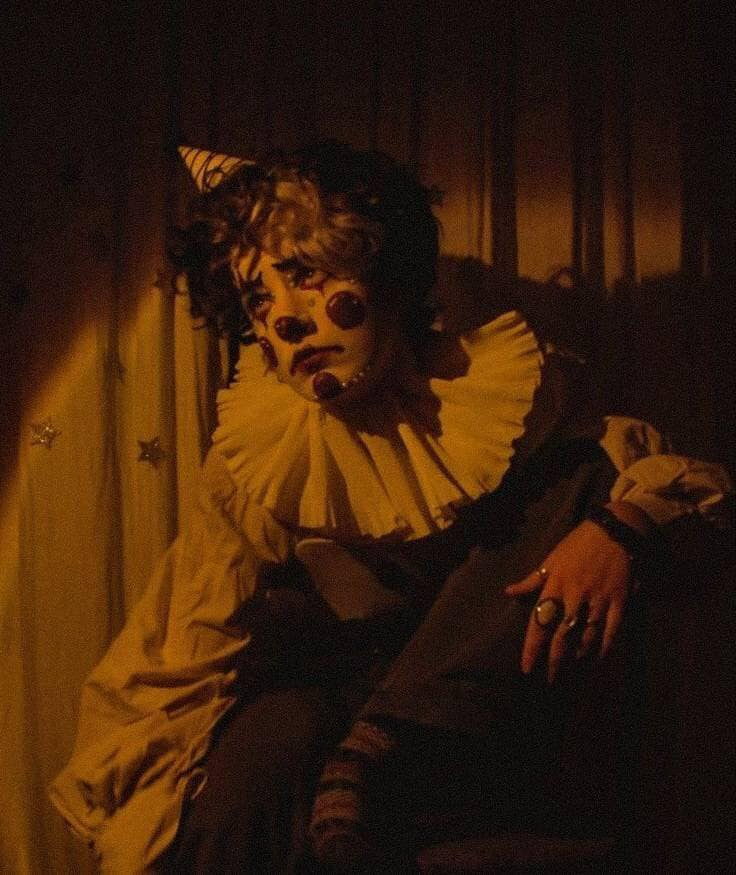
#> input picture EXAMEN/mi.jpg, 736 x 875 px
$ python 2dapregunda.py
#> lines starting #> are read from the running program, lines starting #| are printed output that depends on the picture; after the words box and inside, x2 and y2 are one past the last pixel; in counts of white or black regions, pixels touching at a corner belong together
import cv2
# Cargar la imagen
imagen = cv2.imread('mi.jpg')
#> imagen is the input picture: shape (875, 736, 3); mean B, G, R 12, 30.1, 56.2
# Convertir a escala de grises
imagen_gris = cv2.cvtColor(imagen, cv2.COLOR_BGR2GRAY)
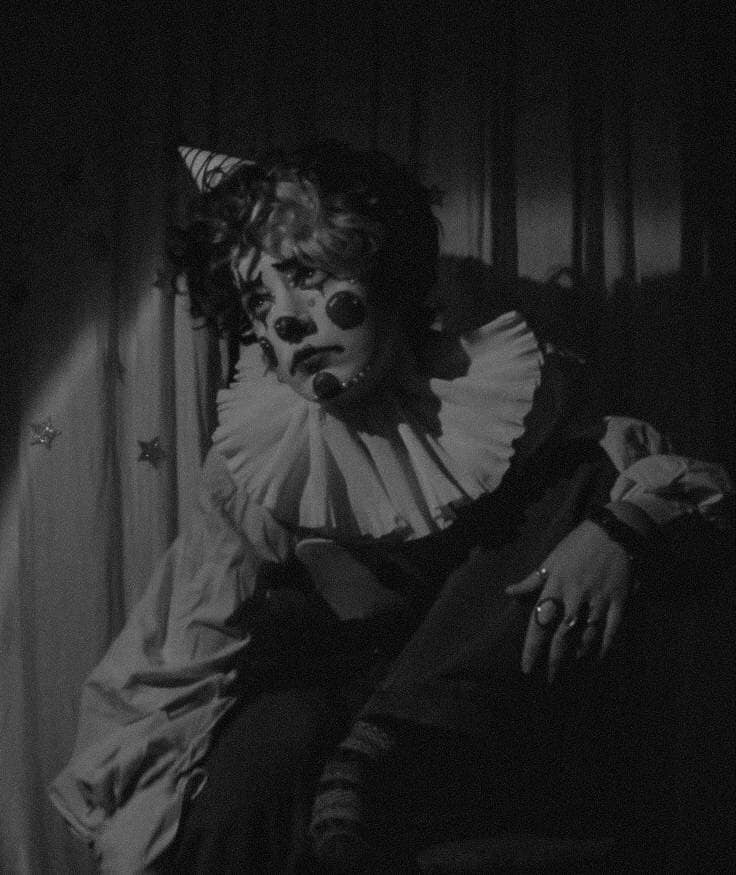
#> imagen_gris: shape (875, 736); min 0, max 193, mean 35.9
bordes = cv2.Canny(imagen_gris, 100, 200)
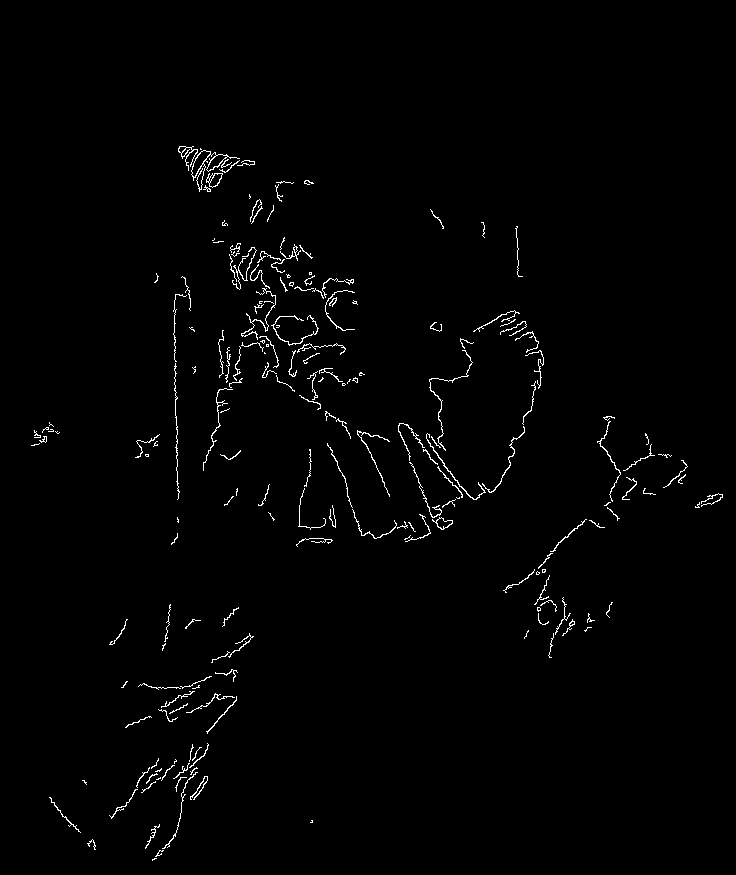
#> bordes: shape (875, 736); 1.3% white in thin lines or dots, all inside (x1, y1, x2, y2) = (31, 146, 723, 861)
# Mostrar la imagen con los bordes detectados
cv2.imshow('Bordes detectados', bordes)
# Guardar la imagen con los bordes detectados
cv2.imwrite('BORDES.jpg', bordes)
cv2.waitKey(0)
cv2.destroyAllWindows()
